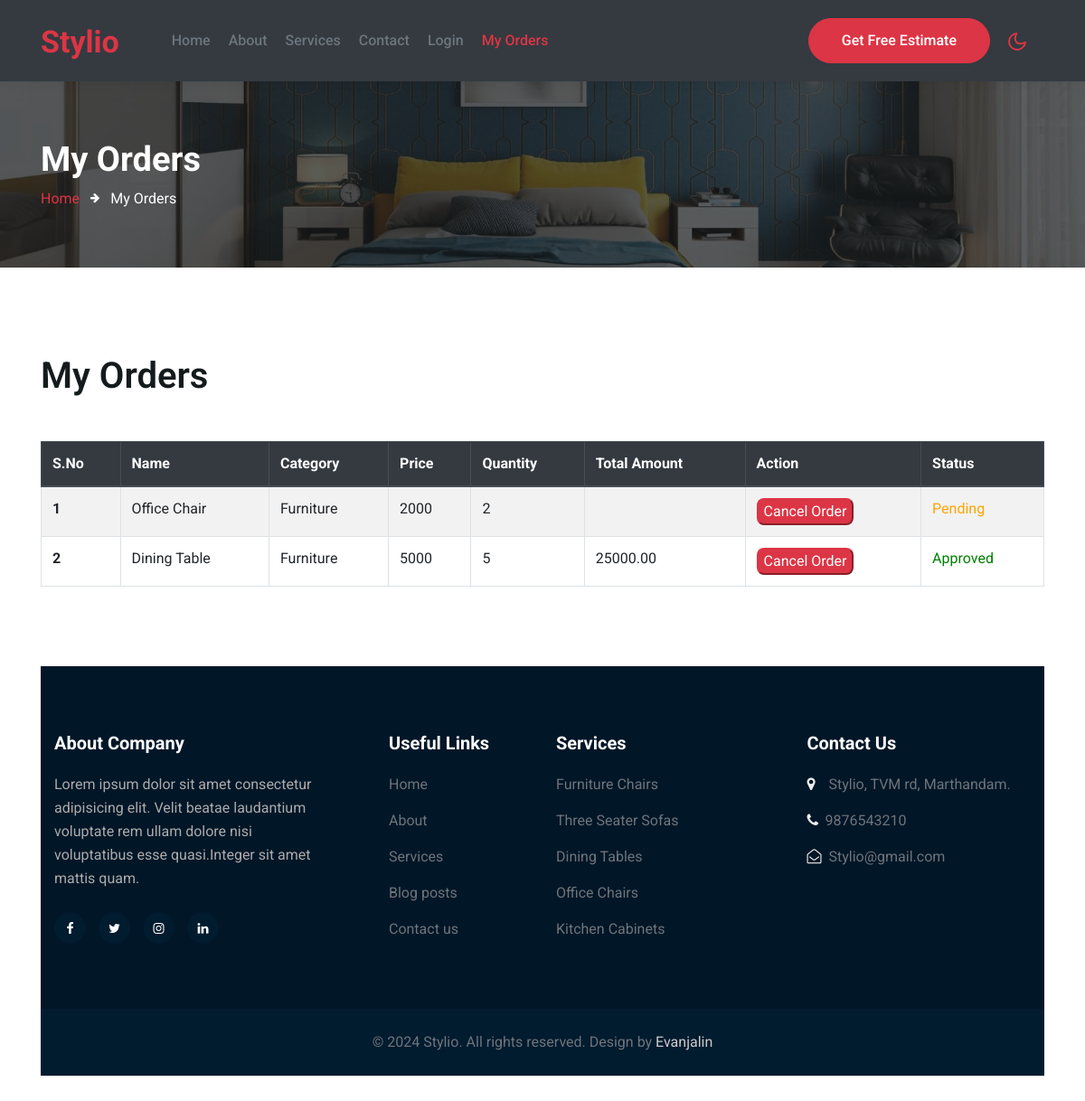
The page /myorders.php (signed in) on the database its author committed.
### tables this page shows
CREATE TABLE `order` (
  `id` int(200) NOT NULL,
  `name` varchar(250) NOT NULL,
  `category` varchar(250) NOT NULL,
  `subcategory` varchar(250) NOT NULL,
  `price` varchar(250) NOT NULL,
  `Quantity` int(100) NOT NULL,
  `Total_amount` varchar(200) NOT NULL,
  `userid` int(200) NOT NULL,
  `user_id` int(11) DEFAULT NULL,
  `status` int(200) NOT NULL
);

### myorders.php (the view, shortened to what this page needs)
<!doctype html>
<html lang="zxx">
<head>
  <link rel="stylesheet" href="assets/css/style-starter.css">
</head>
<body>
  <header id="site-header" class="fixed-top">
    <div class="container">
      <nav class="navbar navbar-expand-lg stroke">
        <h1><a class="navbar-brand mr-lg-5" href="index.html">
          <span class="sub-spl">Stylio</span>
          </a></h1>
        <div class="collapse navbar-collapse" id="navbarTogglerDemo02">
          <ul class="navbar-nav mr-auto">
            <li class="nav-item">
              <a class="nav-link" href="index.php">Home </a>
            </li>
            <li class="nav-item">
              <a class="nav-link" href="about.php">About</a>
            </li>
            <li class="nav-item">
              <a class="nav-link" href="services.php">Services</a>
            </li>
            <li class="nav-item ">
              <a class="nav-link" href="contact.php">Contact</a>
            </li>
			<li class="nav-item">
              <a class="nav-link" href="login.php" >Login </a>
            </li>
            <li class="nav-item active">
              <a class="nav-link" href="myorders.php" >My Orders </a>
            </li>
          </ul>
        </div>
        <div class="d-lg-block d-none">
          <a href="contact.html" class="btn btn-style btn-secondary">Get Free Estimate</a>
        </div>
        <div class="mobile-position">
          <nav class="navigation">
            <div class="theme-switch-wrapper">
              <label class="theme-switch" for="checkbox">
                <div class="mode-container">
                  <i class="gg-moon"></i>
                </div>
              </label>
            </div>
          </nav>
        </div>
      </nav>
    </div>
  </header>
  <section class="w3l-about-breadcrumb text-left">
    <div class="breadcrumb-bg breadcrumb-bg-about py-sm-5 py-4">
      <div class="container">
        <h2 class="title">My Orders</h2>
        <ul class="breadcrumbs-custom-path mt-2">
          <li><a href="#url">Home</a></li>
          <li class="active"><span class="fa fa-arrow-right mx-2" aria-hidden="true"></span> My Orders </li>
        </ul>
      </div>
    </div>
  </section>
  <div class="contact-form py-5" id="contact">
    <div class="container py-lg-5 py-md-4">
      <h3 class="hny-title mb-lg-5 mb-4">My Orders</h3>
        <div class="contacts12-main mb-5">
                <div class="main-input">
                <?php
require("connection.php");
if (isset($_SESSION['userid'])) {
    $user_id = $_SESSION['userid'];
    $query = "SELECT * FROM `order` WHERE `user_id` = '$user_id'";
    $res = $con->query($query);
    $count = $res->num_rows;
    ?>
    <div class="table-responsive">
        <table class="table table-striped table-bordered">
            <thead class="thead-dark">
                <tr>
                    <th scope="col">S.No</th>
                    <th scope="col">Name</th>
                    <th scope="col">Category</th>
                    <th scope="col">Price</th>
                    <th scope="col">Quantity</th>
                    <th scope="col">Total Amount</th>
                    <th scope="col">Action</th>
                    <th scope="col">Status</th>
                </tr>
            </thead>
            <?php if ($count > 0): ?>
                <tbody>
                    <?php $s = 1; while ($row = $res->fetch_assoc()): ?>
                        <tr>
                            <th scope="row"><?php echo $s++; ?></th>
                            <td><?php echo htmlspecialchars($row['name']); ?></td>
                            <td><?php echo htmlspecialchars($row['category']); ?></td>
                            <td><?php echo htmlspecialchars($row['price']); ?></td>
                            <td><?php echo htmlspecialchars($row['Quantity']); ?></td>
                            <td><?php echo htmlspecialchars($row['Total_amount']); ?></td>
                            <td><a href="delete.php?del=<?php echo $row["id"]; ?>"
      onclick="return confirm('Do you want to Cancel this Order?');" ><button class="btn-danger"
      style="border-radius:8px;">Cancel Order</button></a></td>
                            <td> <?php
                if ($row["status"] == 1) {
                  echo "<span style='color: green;'>Approved</span>";
                } elseif ($row["status"] == 2) {
                  echo "<span style='color: red;'>Rejected</span>";
                } else {
                     echo "<span style='color: Orange;'>Pending</span>";
                }
              ?></td>
                              </tr>
                    <?php endwhile; ?>
                </tbody>
            <?php else: ?>
                <tr>
                    <td colspan="5" class="text-center">No orders found.</td>
                </tr>
            <?php endif; ?>
        </table>
    </div>
    <?php
} else {
    header("location:login.php");
    exit();
}
?>
        <div class="row pt-lg-4">
      </div>
    </div>
  </div>
  <section class="w3l-footer-29-main">
    <div class="footer-29 py-5">
      <div class="container py-lg-4">
        <div class="row footer-top-29">
          <div class="footer-list-29 col-lg-4">
            <h6 class="footer-title-29">About Company</h6>
            <p class="pr-lg-5">Lorem ipsum dolor sit amet consectetur adipisicing elit. Velit beatae laudantium
              voluptate rem ullam dolore nisi voluptatibus esse quasi.Integer sit amet mattis quam.</p>
            <div class="main-social-footer-29 mt-4">
              <a href="#facebook" class="facebook"><span class="fa fa-facebook"></span></a>
              <a href="#twitter" class="twitter"><span class="fa fa-twitter"></span></a>
              <a href="#instagram" class="instagram"><span class="fa fa-instagram"></span></a>
              <a href="#linkedin" class="linkedin"><span class="fa fa-linkedin"></span></a>
            </div>
          </div>
          <div class="col-lg-2 col-md-6 col-sm-4 footer-list-29 footer-2 mt-lg-0 mt-5">
            <ul>
              <h6 class="footer-title-29">Useful Links</h6>
              <li><a href="index.html">Home</a></li>
              <li><a href="about.html">About</a></li>
              <li><a href="services.html">Services</a></li>
              <li><a href="#"> Blog posts</a></li>
              <li><a href="contact.html">Contact us</a></li>
            </ul>
          </div>
          <div class="col-lg-3 col-md-6 footer-list-29 footer-3 mt-lg-0 mt-5">
            <ul>
              <h6 class="footer-title-29">Services</h6>
              <li>
                <a href="#url">
                  Furniture Chairs
                </a>
              </li>
              <li>
                <a href="#url">
                  Three Seater Sofas
                </a>
              </li>
              <li>
                <a href="#url">
                  Dining Tables
                </a>
              </li>
              <li>
                <a href="#url">
                  Office Chairs
                </a>
              </li>
              <li>
                <a href="#url">
                  Kitchen Cabinets
                </a>
              </li>
            </ul>
          </div>
          <div class="col-lg-3 col-md-6 col-sm-8 footer-list-29 footer-1 mt-lg-0 mt-5">
            <h6 class="footer-title-29">Contact Us</h6>
            <ul>
              <li>
                <p><span class="fa fa-map-marker"></span>   Stylio, TVM rd, Marthandam.</p>
              </li>
              <li><a href="tel:+7-800-999-800"><span class="fa fa-phone"></span>9876543210</a></li>
              <li><a href="mailto:Livefloor@mail.com" class="mail"><span class="fa fa-envelope-open-o"></span>
                  Stylio@gmail.com</a></li>
            </ul>
          </div>
        </div>
      </div>
    </div>
  </section>
  <section class="w3l-footer-29-main w3l-copyright">
    <div class="container">
      <div class="bottom-copies">
        <p class="copy-footer-29 text-center">© 2024 Stylio. All rights reserved. Design by <a
            href="#" target="_blank">
            Evanjalin</a></p>
      </div>
    </div>
  </section>
</body>
</html>

### rows shown on the page
order: name "Office Chair", category "Furniture", price "2000", Quantity "2", status "Pending"
order: name "Dining Table", category "Furniture", price "5000", Quantity "5", Total_amount "25000.00", status "Approved"
